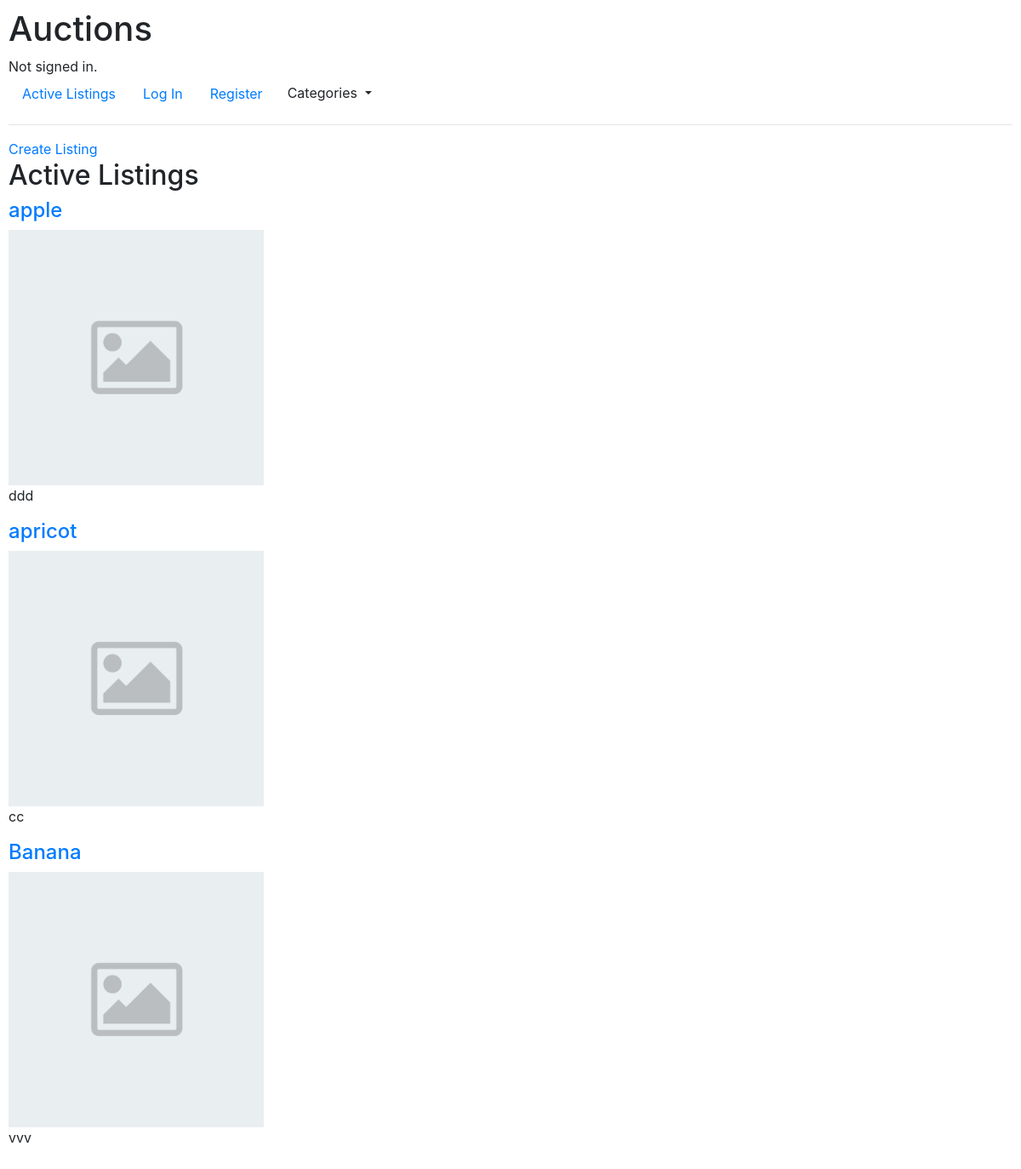
The page / on the database its author committed.
### auctions/models.py (models this page shows, shortened)
class Listing(models.Model):
    title = models.CharField(max_length=64)
    description = models.TextField(max_length=500)
    image = models.ImageField(default='default.png')
    start_bid = models.DecimalField(max_digits=6, decimal_places=2)
    date_created = models.DateTimeField(default=timezone.now)
    category = models.ForeignKey(Category, on_delete=models.CASCADE)
    user = models.ForeignKey(User, on_delete=models.CASCADE)
    comment = models.ManyToManyField(Comment)

### auctions/views.py (the view)
# urls.py: path("", views.index, name="index"),
def index(request):
    listings = Listing.objects.all()
    return render(request, "auctions/index.html", {
        "listings": listings,
        "categories": Category.objects.all()
    })

### auctions/models.py (called while the page is built)
    def __str__(self):
        return self.category

### auctions/templates/auctions/index.html
{% extends "auctions/layout.html" %}
{% block body %}
<a href="{% url 'create' %}">Create Listing</a>
    <h2>Active Listings</h2>
    {% for listing in listings %}
    <h4><a href="{% url 'item' listing.title %}">{{ listing.title }} </a></h4>
    <img src="{{ listing.image.url }}" alt="image" style="width: 300px; height:auto;">
    <p>{{ listing.description }}</p>
    {% endfor %}
{% endblock %}

### auctions/static/auctions/styles.css (style rules this page uses)
body { padding: 10px; }

### rows shown on the page
Listing: title "apple", image (placeholder picture), description "ddd"
Listing: title "apricot", image (placeholder picture), description "cc"
Listing: title "Banana", image (placeholder picture), description "vvv"
